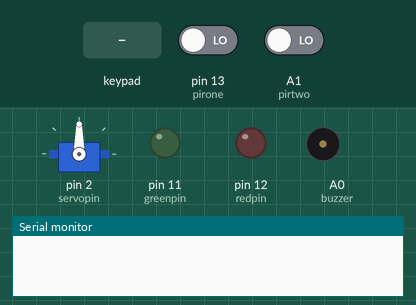
Bench run of a sketch on a simulated Arduino Uno, built with avr-gcc and run on an emulated ATmega328P. Shown: servo, output pins drawn as LEDs (lit = HIGH), buzzer (waves = sounding), the last lines printed to the serial monitor. The inputs (shaded band) are chosen by the test bench; at power-on: pin 13 (pirone) LOW, A1 (pirtwo) LOW.

Above: at 1.2 s.
1.3 s: key '*' pressed
At 1.7 s:
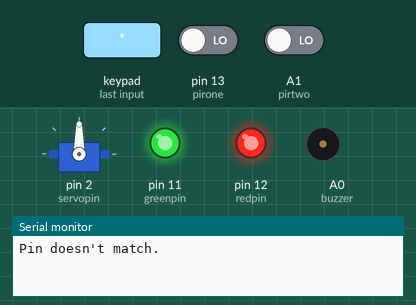
3.3 s: keypad keys 1 2 3 * pressed 0.4 s apart
At 5.6 s:
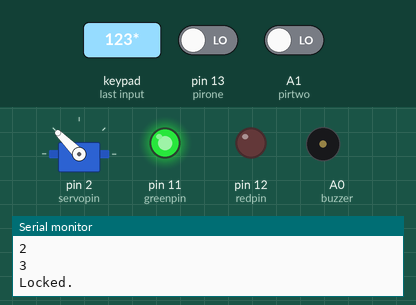
6.4 s: keypad keys 1 2 3 4 * pressed 0.4 s apart
At 8.3 s:
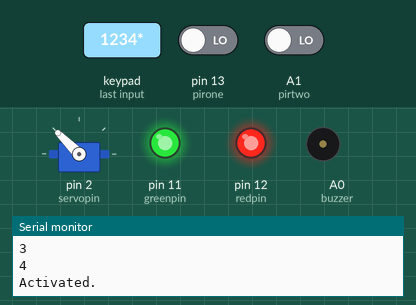
9.9 s: pin 13 (pirone) driven HIGH
At 10.02 s:
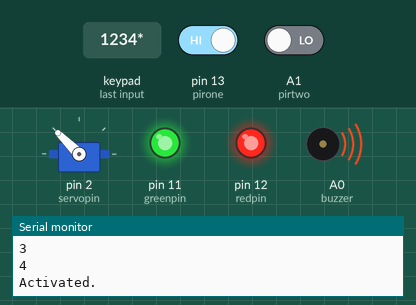
Timing chart, 0 to 13.9 s (numbered marks = the images above; inputs shaded):
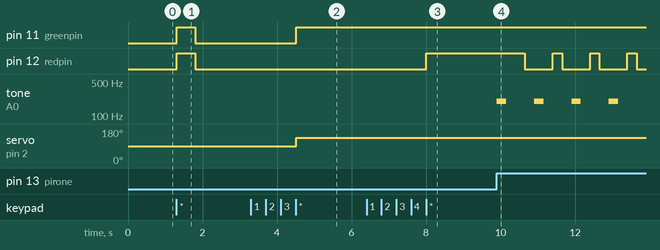

The sketch:

IntrusionDetection.ino
```cpp
// This code controls the components of an intrusion detection system

//-----------------------
//get keypad library
#include <Keypad.h>
//get servo library
#include <Servo.h>
//-----------------------

//----------pin variables--------
#define pirtwo A1
#define buzzer A0
int redpin = 12;
int greenpin = 11;
int pirone = 13;
int servopin = 2;
//-----------------------------

//----------boolean variables for door, security and alarm--------
boolean locked = false;  //door lock
boolean activated = false;  //security system
//--------------------------------

//--------init pir stat, password trial----
int i = 0; //password trial count
int pirstat1 = 0; //pir 1
int pirstat2 = 0; //pir 2

//-----------------------------------


//-----------------keypad setup------------------
//--password--
String lockpass = "123";
String activatepass = "1234";
String userlock;
String quitkey;
//-----------

//--set number of columns and rows--
const byte NUMROW = 4;
const byte NUMCOL = 4;

//--create 2d char array storing keypad values--
char keymap [NUMROW][NUMCOL] = {
  {'1', '2', '3', 'A'},
  {'4', '5', '6', 'B'},
  {'7', '8', '9', 'C'},
  {'*', '0', '#', 'D'}

};

//--create array of keypad pins--
//--(R1, R2, R3, R4, C1, C2, C3, C4 from left to right)--
//rows
byte keyrows[NUMROW] = {10, 9, 8, 7};
//columns
byte keycols [NUMCOL] = {6, 5, 4, 3};

//--instantiate keypad object--
//(array of keypad values, row pins, column pins, number of rows, number of columns)
Keypad keypad = Keypad(makeKeymap(keymap), keyrows, keycols, NUMROW, NUMCOL);

//----------------end of keypad setup----------------------

//-------------------Servo setup--------------
//create servo object
Servo servo;

//variable to store servo's position
int servopos = 0;


//---------------setup---------------------
void setup()
{
  pinMode(redpin, OUTPUT);
  pinMode(greenpin, OUTPUT);
  pinMode(pirone, INPUT);
  pinMode(pirtwo, INPUT);
  pinMode(buzzer, OUTPUT);
  Serial.begin(9600);

  //--------set servo object as servo connected to servopin-------
  servo.attach(servopin);

}
//-------------------------------------------

//------------------main loop---------------
void loop(){

  //light up leds according to status (activated, deactivated, locked, unlocked)
  statuslights();

  //----------------------Keypad-------------------------
  //get user's key
  char userkey = keypad.getKey();

  //if something is entered...
  if (userkey){
    //------------------Check what user entered-------------

    //----------------take in user pin------
    //if userkey is not "*" (symbol used as "enter")
    //and if the number of tries is less than 5
    if (userkey != '*' && i < 5){
      //print out key for testing
      Serial.println(userkey);
      //add it to user's password
      userlock += userkey;

    //--------------------------------------


    //-----check value of user's pin-------
    //once user finished entering pin...
    } else if (userkey == '*') {
     	//-------unlock door--------
      	if (userlock.equals(lockpass) && locked == true){
          unlockdoor();
        //--------------------------

         //---------lock door------------
        //if password matches and door is unlocked
     	} else if (userlock.equals(lockpass) && locked == false){
          lockdoor();
        //--------------------------

      	//---------activate security-----
        //if user pin is the activate pass, and it's deactivated
      	} else if (userlock.equals (activatepass) && activated == false){
          activate();
        //--------------------------

        //----------deactivate security------
        //if user pin is the activate pass and it's activated
     	} else if (userlock.equals (activatepass) && activated == true){
          deactivate();
        //-------------------------------------------

        //------if userpin doesn't match any saved pin-----
        } else {
          Serial.println("Pin doesn't match.");
          //clear user pin
          userlock = "";
          //add one to number of tries
          i++;

          //flash green and red lights thrice
          flashlights();
        } //else end

       //---------------------------------

    //---------if number of tries exceeds 5------
    } else {
      //clear user lock
       userlock = "";
      //print message
      Serial.println ("TOO MANY TRIES. INTRUDER.");


       //turn on alarm
       alert();

     }//else end
  //-------------------------------------------
  }

  //----------------------------

  //-------------------PIR SENSOR----------------
  //read pir status for both sensors
  pirstat1 = digitalRead(pirone);
  pirstat2 = digitalRead (pirtwo);
  //if security is activated and one of the sensors detects something
  if (activated == true && (pirstat1 == HIGH || pirstat2 == HIGH)){
    //set off alarm
    alert();
  }
   //---------------------------------------------


} //--------------void loop end-----------------

//--------------show status of system with lights ---------------
void statuslights(){
  //-------------Light state for locked, unlocked, activated, deactivated--------
  //if it's locked, turn on green light
  if (locked == true){
    digitalWrite(greenpin, HIGH);
  //if unlocked, turn off green light
  } else {digitalWrite(greenpin, LOW);}
  //if secured, turn on red light
  if (activated == true){
    digitalWrite(redpin, HIGH);
  //if secure mode is not on, turn off red light
  } else {digitalWrite(redpin, LOW);}

}
//------------------------------------------------------

//---------------flash lights when pin doesn't match----------
void flashlights(){
  		digitalWrite (redpin, HIGH);
        digitalWrite (greenpin, HIGH);
        delay (500);
        digitalWrite (redpin, LOW);
        digitalWrite (greenpin, LOW);
        delay(500);

}
//-------------------------------------------------------------

//--------------unlock door function----------
void unlockdoor(){
  //set locked as false
  locked = false;
  statuslights();

  //set servo position to 45 degrees
   servopos = 45;
  //have servo move to that position
  servo.write(servopos);

  //clear userlock, i and print status
  clearinput("Unlocked.");
}
//-------------------------------------------

//--------------lock door function-----------
void lockdoor(){
  //set locked as true
  locked = true;
  statuslights();

  //set servo position to 135 degrees
   servopos = 135;
  //have servo move to that position
  servo.write(servopos);

  //clear userlock, i and print status
  clearinput("Locked.");
}
//------------------------------------------

//------------activate security function-----------
void activate(){
  //set activated as true
  activated = true;
  statuslights();
  //clear userlock, i and print status
  clearinput("Activated.");
}

//---------------------------------------------

//------------deactivate security function-------
void deactivate(){
  //set activated as false
  activated = false;
  statuslights();
  //clear userlock, i and print status
  clearinput("Deactivated.");
}
//---------------------------------------------

//---------Clear userlock and i, and print status--------------------

void clearinput(String status){
  //clear userlock and i
  i = 0;
  userlock = "";
  //print status on monitor
  Serial.println(status);

}
//---------------------------------------------

//----------alert function---------------
void alert(){
  //lock door if unlocked
  if (locked == false){
      lockdoor();
    }
  //-----for testing purposes------
  //-----to avoid having the alarm ring forever--------
  while (true){
    char userquit = keypad.getKey();
    if (userquit){
      quitkey = userquit;
      if (quitkey.equals ("#")){
     	 break;
      }
    }
    //--------------------------

    tone(buzzer, 200); // 0.2 KHz signal to buzzer pin
    delay(250);        // delay 0.5 seconds
    noTone(buzzer);     // stop signal
    delay(250);        // delay 0.5 seconds

      //flash red light
      digitalWrite (redpin, HIGH);
      delay (250);
      digitalWrite (redpin, LOW);
      delay (250);


  }
}
//---------------------------------------------
```

Measured:
- after the input at 1.3 s, pin 11 (greenpin), pin 12 (redpin): LOW → HIGH at once, → LOW 0.50 s later
- after the input at 3.3 s, pin 11 (greenpin): LOW → HIGH after 1.2 s; servo on pin 2 (servopin): 90° → 135° after 1.2 s
- after the input at 6.4 s, pin 12 (redpin): LOW → HIGH after 1.6 s
- after the input at 9.9 s, pin 12 (redpin): alternates HIGH for 0.25 s and LOW for 0.75 s, starting after 0.75 s; tone on A0 (buzzer): alternates 200 Hz for 0.25 s and silent for 0.75 s, starting at once
